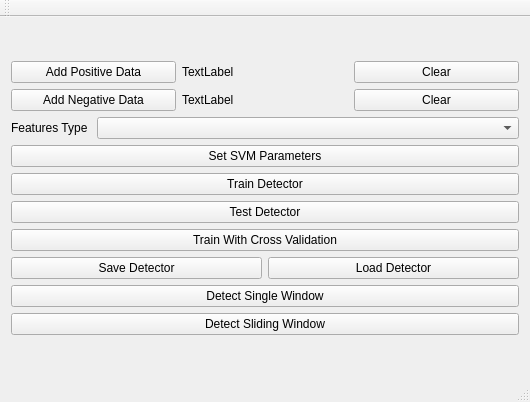
<?xml version="1.0" encoding="UTF-8"?>
<ui version="4.0">
 <class>MainWindow</class>
 <widget class="QMainWindow" name="MainWindow">
  <property name="geometry">
   <rect>
    <x>0</x>
    <y>0</y>
    <width>530</width>
    <height>402</height>
   </rect>
  </property>
  <property name="windowTitle">
   <string>MainWindow</string>
  </property>
  <widget class="QWidget" name="centralWidget">
   <layout class="QGridLayout" name="gridLayout">
    <item row="1" column="0">
     <layout class="QGridLayout" name="gridLayout_2">
      <item row="0" column="2" colspan="2">
       <widget class="QLabel" name="PosLabel">
        <property name="text">
         <string>TextLabel</string>
        </property>
       </widget>
      </item>
      <item row="0" column="0" colspan="2">
       <widget class="QPushButton" name="pushButton">
        <property name="text">
         <string>Add Positive Data</string>
        </property>
       </widget>
      </item>
      <item row="1" column="2" colspan="2">
       <widget class="QLabel" name="NegLabel">
        <property name="text">
         <string>TextLabel</string>
        </property>
       </widget>
      </item>
      <item row="5" column="0" colspan="6">
       <widget class="QPushButton" name="pushButton_9">
        <property name="text">
         <string>Test Detector</string>
        </property>
       </widget>
      </item>
      <item row="1" column="4" colspan="2">
       <widget class="QPushButton" name="pushButton_4">
        <property name="text">
         <string>Clear</string>
        </property>
       </widget>
      </item>
      <item row="6" column="0" colspan="6">
       <widget class="QPushButton" name="pushButton_12">
        <property name="text">
         <string>Train With Cross Validation</string>
        </property>
       </widget>
      </item>
      <item row="4" column="0" colspan="6">
       <widget class="QPushButton" name="pushButton_7">
        <property name="text">
         <string>Train Detector</string>
        </property>
       </widget>
      </item>
      <item row="7" column="0" colspan="3">
       <widget class="QPushButton" name="pushButton_5">
        <property name="text">
         <string>Save Detector</string>
        </property>
       </widget>
      </item>
      <item row="3" column="0" colspan="6">
       <widget class="QPushButton" name="pushButton_8">
        <property name="text">
         <string>Set SVM Parameters</string>
        </property>
       </widget>
      </item>
      <item row="1" column="0" colspan="2">
       <widget class="QPushButton" name="pushButton_3">
        <property name="text">
         <string>Add Negative Data</string>
        </property>
       </widget>
      </item>
      <item row="0" column="4" colspan="2">
       <widget class="QPushButton" name="pushButton_2">
        <property name="text">
         <string>Clear</string>
        </property>
       </widget>
      </item>
      <item row="9" column="0" colspan="6">
       <widget class="QPushButton" name="pushButton_10">
        <property name="text">
         <string>Detect Single Window</string>
        </property>
       </widget>
      </item>
      <item row="7" column="3" colspan="3">
       <widget class="QPushButton" name="pushButton_6">
        <property name="text">
         <string>Load Detector</string>
        </property>
       </widget>
      </item>
      <item row="10" column="0" colspan="6">
       <widget class="QPushButton" name="pushButton_11">
        <property name="text">
         <string>Detect Sliding Window</string>
        </property>
       </widget>
      </item>
      <item row="2" column="1" colspan="5">
       <widget class="QComboBox" name="FeaturesTypeCombo"/>
      </item>
      <item row="2" column="0">
       <widget class="QLabel" name="label">
        <property name="text">
         <string>Features Type</string>
        </property>
       </widget>
      </item>
     </layout>
    </item>
   </layout>
  </widget>
  <widget class="QMenuBar" name="menuBar">
   <property name="geometry">
    <rect>
     <x>0</x>
     <y>0</y>
     <width>530</width>
     <height>20</height>
    </rect>
   </property>
  </widget>
  <widget class="QToolBar" name="mainToolBar">
   <attribute name="toolBarArea">
    <enum>TopToolBarArea</enum>
   </attribute>
   <attribute name="toolBarBreak">
    <bool>false</bool>
   </attribute>
  </widget>
  <widget class="QStatusBar" name="statusBar"/>
 </widget>
 <layoutdefault spacing="6" margin="11"/>
 <resources/>
 <connections>
  <connection>
   <sender>pushButton</sender>
   <signal>clicked()</signal>
   <receiver>MainWindow</receiver>
   <slot>addPos()</slot>
   <hints>
    <hint type="sourcelabel">
     <x>32</x>
     <y>72</y>
    </hint>
    <hint type="destinationlabel">
     <x>7</x>
     <y>64</y>
    </hint>
   </hints>
  </connection>
  <connection>
   <sender>pushButton_3</sender>
   <signal>clicked()</signal>
   <receiver>MainWindow</receiver>
   <slot>addNeg()</slot>
   <hints>
    <hint type="sourcelabel">
     <x>53</x>
     <y>96</y>
    </hint>
    <hint type="destinationlabel">
     <x>8</x>
     <y>99</y>
    </hint>
   </hints>
  </connection>
  <connection>
   <sender>pushButton_2</sender>
   <signal>clicked()</signal>
   <receiver>MainWindow</receiver>
   <slot>clearPos()</slot>
   <hints>
    <hint type="sourcelabel">
     <x>413</x>
     <y>67</y>
    </hint>
    <hint type="destinationlabel">
     <x>527</x>
     <y>59</y>
    </hint>
   </hints>
  </connection>
  <connection>
   <sender>pushButton_4</sender>
   <signal>clicked()</signal>
   <receiver>MainWindow</receiver>
   <slot>clearNeg()</slot>
   <hints>
    <hint type="sourcelabel">
     <x>498</x>
     <y>99</y>
    </hint>
    <hint type="destinationlabel">
     <x>526</x>
     <y>100</y>
    </hint>
   </hints>
  </connection>
  <connection>
   <sender>pushButton_8</sender>
   <signal>clicked()</signal>
   <receiver>MainWindow</receiver>
   <slot>setSVMParams()</slot>
   <hints>
    <hint type="sourcelabel">
     <x>30</x>
     <y>168</y>
    </hint>
    <hint type="destinationlabel">
     <x>6</x>
     <y>127</y>
    </hint>
   </hints>
  </connection>
  <connection>
   <sender>pushButton_7</sender>
   <signal>clicked()</signal>
   <receiver>MainWindow</receiver>
   <slot>train()</slot>
   <hints>
    <hint type="sourcelabel">
     <x>31</x>
     <y>200</y>
    </hint>
    <hint type="destinationlabel">
     <x>1</x>
     <y>167</y>
    </hint>
   </hints>
  </connection>
  <connection>
   <sender>pushButton_9</sender>
   <signal>clicked()</signal>
   <receiver>MainWindow</receiver>
   <slot>test()</slot>
   <hints>
    <hint type="sourcelabel">
     <x>38</x>
     <y>232</y>
    </hint>
    <hint type="destinationlabel">
     <x>6</x>
     <y>200</y>
    </hint>
   </hints>
  </connection>
  <connection>
   <sender>pushButton_12</sender>
   <signal>clicked()</signal>
   <receiver>MainWindow</receiver>
   <slot>crossValidate()</slot>
   <hints>
    <hint type="sourcelabel">
     <x>72</x>
     <y>264</y>
    </hint>
    <hint type="destinationlabel">
     <x>6</x>
     <y>235</y>
    </hint>
   </hints>
  </connection>
  <connection>
   <sender>pushButton_5</sender>
   <signal>clicked()</signal>
   <receiver>MainWindow</receiver>
   <slot>saveSVM()</slot>
   <hints>
    <hint type="sourcelabel">
     <x>31</x>
     <y>296</y>
    </hint>
    <hint type="destinationlabel">
     <x>4</x>
     <y>273</y>
    </hint>
   </hints>
  </connection>
  <connection>
   <sender>pushButton_6</sender>
   <signal>clicked()</signal>
   <receiver>MainWindow</receiver>
   <slot>loadSVM()</slot>
   <hints>
    <hint type="sourcelabel">
     <x>501</x>
     <y>274</y>
    </hint>
    <hint type="destinationlabel">
     <x>526</x>
     <y>274</y>
    </hint>
   </hints>
  </connection>
  <connection>
   <sender>pushButton_10</sender>
   <signal>clicked()</signal>
   <receiver>MainWindow</receiver>
   <slot>detectSingleWindow()</slot>
   <hints>
    <hint type="sourcelabel">
     <x>23</x>
     <y>313</y>
    </hint>
    <hint type="destinationlabel">
     <x>1</x>
     <y>313</y>
    </hint>
   </hints>
  </connection>
  <connection>
   <sender>pushButton_11</sender>
   <signal>clicked()</signal>
   <receiver>MainWindow</receiver>
   <slot>detectSlidingWindow()</slot>
   <hints>
    <hint type="sourcelabel">
     <x>17</x>
     <y>341</y>
    </hint>
    <hint type="destinationlabel">
     <x>6</x>
     <y>341</y>
    </hint>
   </hints>
  </connection>
  <connection>
   <sender>FeaturesTypeCombo</sender>
   <signal>currentIndexChanged(int)</signal>
   <receiver>MainWindow</receiver>
   <slot>setFeaturesType(int)</slot>
   <hints>
    <hint type="sourcelabel">
     <x>504</x>
     <y>125</y>
    </hint>
    <hint type="destinationlabel">
     <x>526</x>
     <y>125</y>
    </hint>
   </hints>
  </connection>
 </connections>
 <slots>
  <slot>addPos()</slot>
  <slot>addNeg()</slot>
  <slot>clearPos()</slot>
  <slot>clearNeg()</slot>
  <slot>setSVMParams()</slot>
  <slot>train()</slot>
  <slot>test()</slot>
  <slot>crossValidate()</slot>
  <slot>saveSVM()</slot>
  <slot>loadSVM()</slot>
  <slot>detectSingleWindow()</slot>
  <slot>detectSlidingWindow()</slot>
  <slot>setFeaturesType(int)</slot>
 </slots>
</ui>
